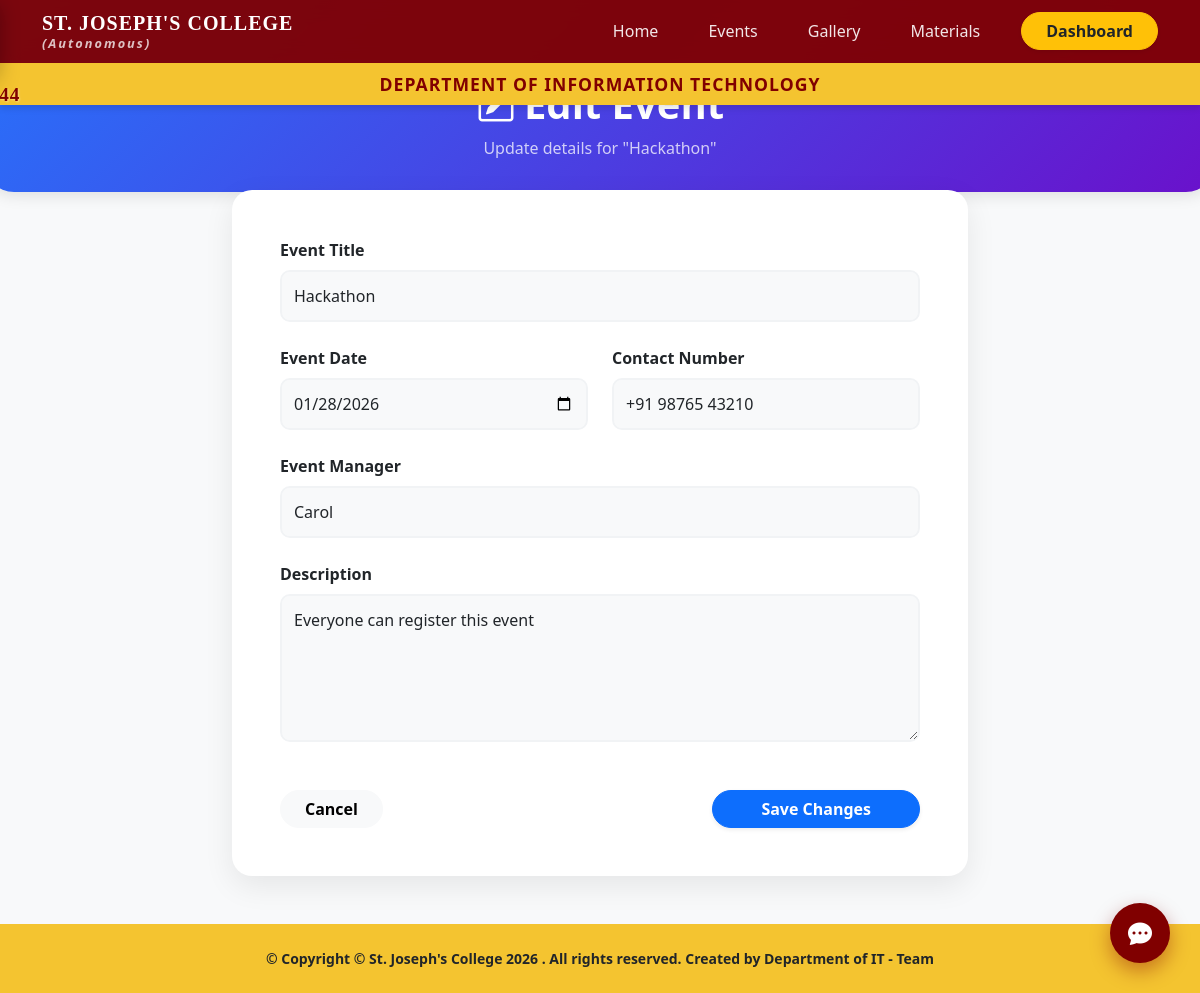
The app's page /edit_event/1 (signed in) with its own data.
### tables this page shows
CREATE TABLE events (
                id INTEGER PRIMARY KEY AUTOINCREMENT,
                title TEXT NOT NULL,
                description TEXT,
                event_date TEXT NOT NULL,
                event_manager TEXT,
                contact_number TEXT,
                image_file TEXT,
                created_at TIMESTAMP DEFAULT CURRENT_TIMESTAMP
            );

### app.py (the view, shortened to what this page needs)
@app.route('/edit_event/<int:event_id>', methods=['GET', 'POST'])
def edit_event(event_id):
    if not session.get('admin'): return redirect(url_for('login'))
    conn = get_db_connection()
    event = conn.execute('SELECT * FROM events WHERE id = ?', (event_id,)).fetchone()
    conn.close()
    return render_template('edit_event.html', event=event)

### app.py (called while the page is built)
def get_db_connection():
    conn = sqlite3.connect(DB_PATH)
    conn.row_factory = sqlite3.Row
    return conn

### templates/edit_event.html (shortened to what this page needs)
{% extends "base.html" %}
{% block content %}
<div class="edit-header text-center">
    <div class="container">
        <h1 class="fw-bold mb-2">Edit Event</h1>
        <p class="opacity-75 mb-0">Update details for "{{ event.title }}"</p>
    </div>
</div>
<div class="container pb-5" style="margin-top: -50px;">
    <div class="row justify-content-center">
        <div class="col-lg-8">
            <div class="card form-card bg-white">
                <div class="card-body p-5">
                    <form method="POST" action="{{ url_for('edit_event', event_id=event.id) }}">
                        <div class="mb-4">
                            <label class="form-label fw-bold">Event Title</label>
                            <input type="text" name="title" class="form-control" value="{{ event.title }}" required>
                        </div>
                        <div class="row mb-4">
                            <div class="col-md-6">
                                <label class="form-label fw-bold">Event Date</label>
                                <input type="date" name="event_date" class="form-control" value="{{ event.event_date }}" required>
                            </div>
                            <div class="col-md-6">
                                <label class="form-label fw-bold">Contact Number</label>
                                <input type="tel" name="contact_number" class="form-control" value="{{ event.contact_number }}" required>
                            </div>
                        </div>
                        <div class="mb-4">
                            <label class="form-label fw-bold">Event Manager</label>
                            <input type="text" name="event_manager" class="form-control" value="{{ event.event_manager }}" required>
                        </div>
                        <div class="mb-4">
                            <label class="form-label fw-bold">Description</label>
                            <textarea name="description" class="form-control" rows="5">{{ event.description }}</textarea>
                        </div>
                        <div class="d-flex justify-content-between mt-5">
                            <a href="{{ url_for('dashboard') }}" class="btn btn-light rounded-pill px-4 fw-bold">Cancel</a>
                            <button type="submit" class="btn btn-primary rounded-pill px-5 fw-bold shadow-sm">Save Changes</button>
                        </div>
                    </form>
                </div>
            </div>
        </div>
    </div>
</div>
{% endblock %}

### templates/base.html (style rules this page uses)
:root { --bg-primary: #f8f9fa; --bg-secondary: #ffffff; --text-primary: #212529; --text-secondary: #6c757d; --card-bg: #ffffff; --card-shadow: rgba(0, 0, 0, 0.1); --border-color: #e9ecef; --footer-bg: #F4C430; --gradient-start: #007bff; --gradient-end: #6f42c1; }
html { overflow-x: hidden; width: 100%; }
body { font-family: 'Segoe UI', Tahoma, Geneva, Verdana, sans-serif; background-color: var(--bg-primary); color: var(--text-primary); display: flex; flex-direction: column; min-height: 100vh; transition: background-color 0.3s ease, color 0.3s ease; overflow-x: hidden; width: 100%; position: relative; }

### templates/edit_event.html (style rules this page uses)
.edit-header { background: linear-gradient(135deg, #2575fc 0%, #6a11cb 100%); color: white; padding: 6rem 0 2rem 0; margin: -1rem -1rem 3rem -1rem; border-radius: 0 0 30px 30px; box-shadow: 0 4px 15px rgba(0,0,0,0.1); }
.form-card { border: none; border-radius: 20px; box-shadow: 0 10px 30px rgba(0,0,0,0.08); }
.form-control { border-radius: 10px; padding: 12px; background-color: #f8f9fa; border: 2px solid #f1f3f5; }

### records on screen
events: title "Hackathon", event_date "01/28/2026", contact_number "+91 98765 43210", event_manager "Carol", description "Everyone can register this event"
